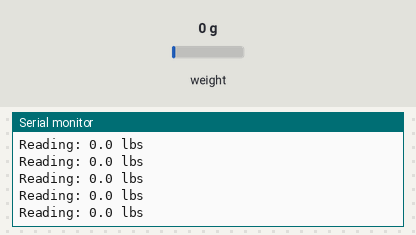
Simulated run of this sketch. Board: Arduino Uno, built with avr-gcc and run on an emulated ATmega328P. Parts: the last lines printed to the serial monitor. The test bench sets the inputs (shaded band); at power-on: weight on the scale 0 g.

Above: at 2.2 s.
2.3 s: weight on the scale set to 100 g
At 2.32 s:
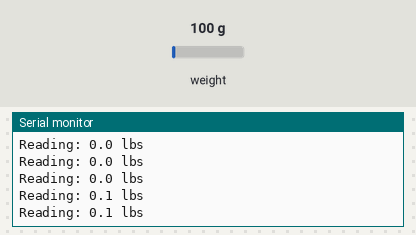
5.3 s: weight on the scale set to 1250 g
At 5.34 s:
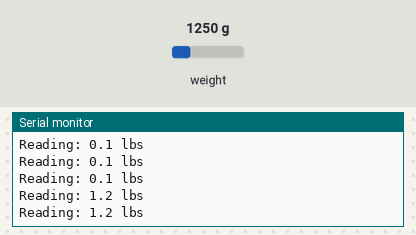
Timing chart, 0 to 8.3 s (numbered marks = the images above; inputs shaded):
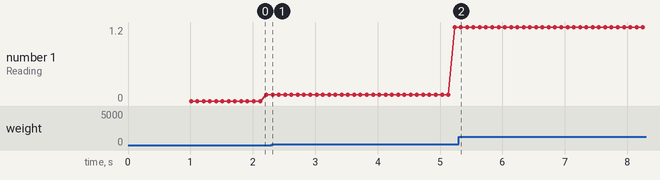

Measured:
- after the input at 2.3 s, the serial monitor: prints a new line at once (image 1)
- after the input at 5.3 s, the serial monitor: prints a new line at once (image 2)
- plotted number 1: 0.1 → 1.2 after the input at 2.3 s

The sketch:

Reading_Vals.ino
```cpp
// (licence header left out)
#include "HX711.h"

#define calibration_factor -7050.0 //This value is obtained using the SparkFun_HX711_Calibration sketch

#define DOUT  A1
#define CLK  A0

HX711 scale(DOUT, CLK);

void setup() {
  Serial.begin(9600);
  Serial.println("HX711 scale demo");

  scale.set_scale(calibration_factor); //This value is obtained by using the SparkFun_HX711_Calibration sketch
  scale.tare();  //Assuming there is no weight on the scale at start up, reset the scale to 0

  Serial.println("Readings:");
}

void loop() {
  Serial.print("Reading: ");
  Serial.print(scale.get_units(), 1); //scale.get_units() returns a float
  Serial.print(" lbs"); //You can change this to kg but you'll need to refactor the calibration_factor
  Serial.println();
}
```
